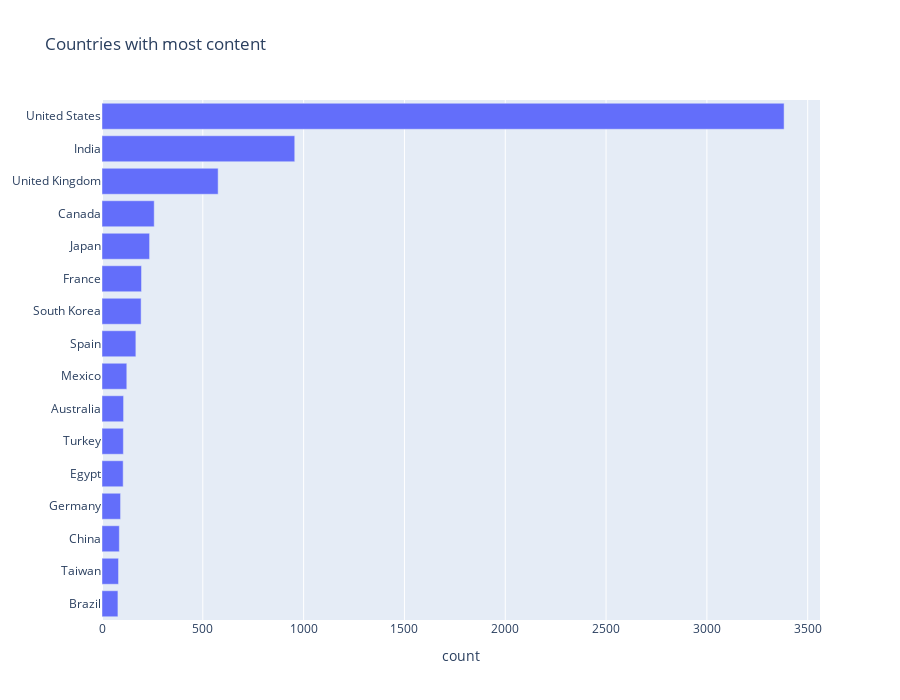

The notebook cell this image was saved under:
### Code cell
trace1 = go.Bar(y=country_df['country'], x=country_df['count'], orientation="h", name="")

data = [trace1]
layout = go.Layout(title="Countries with most content",xaxis_title='count', height=700, legend=dict(x=0.1, y=1.1, orientation="h"))
fig = go.Figure(data, layout=layout)
fig.show()

### Figure 1 — Plotly figure (JSON) as saved in the notebook; plotly's stock layout.template omitted (floating-point values rounded to 4 significant figures)
{"data": [{"name": "", "orientation": "h", "type": "bar", "x": [79, 82, 86, 92, 105, 106, 107, 123, 168, 194, 196, 236, 259, 576, 956, 3383], "y": ["Brazil", "Taiwan", "China", "Germany", "Egypt", "Turkey", "Australia", "Mexico", "Spain", "South Korea", "France", "Japan", "Canada", "United Kingdom", "India", "United States"]}], "layout": {"height": 700, "legend": {"orientation": "h", "x": 0.1, "y": 1.1}, "title": {"text": "Countries with most content"}, "xaxis": {"title": {"text": "count"}}}}
